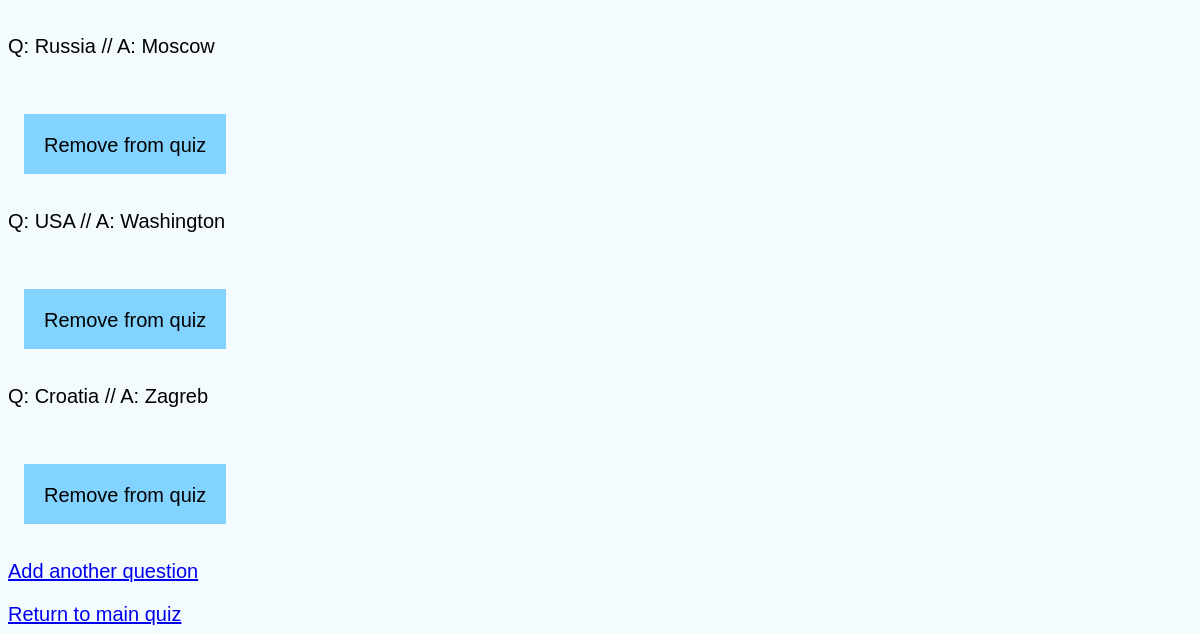
Page /success (lower part) on the earlier database version.
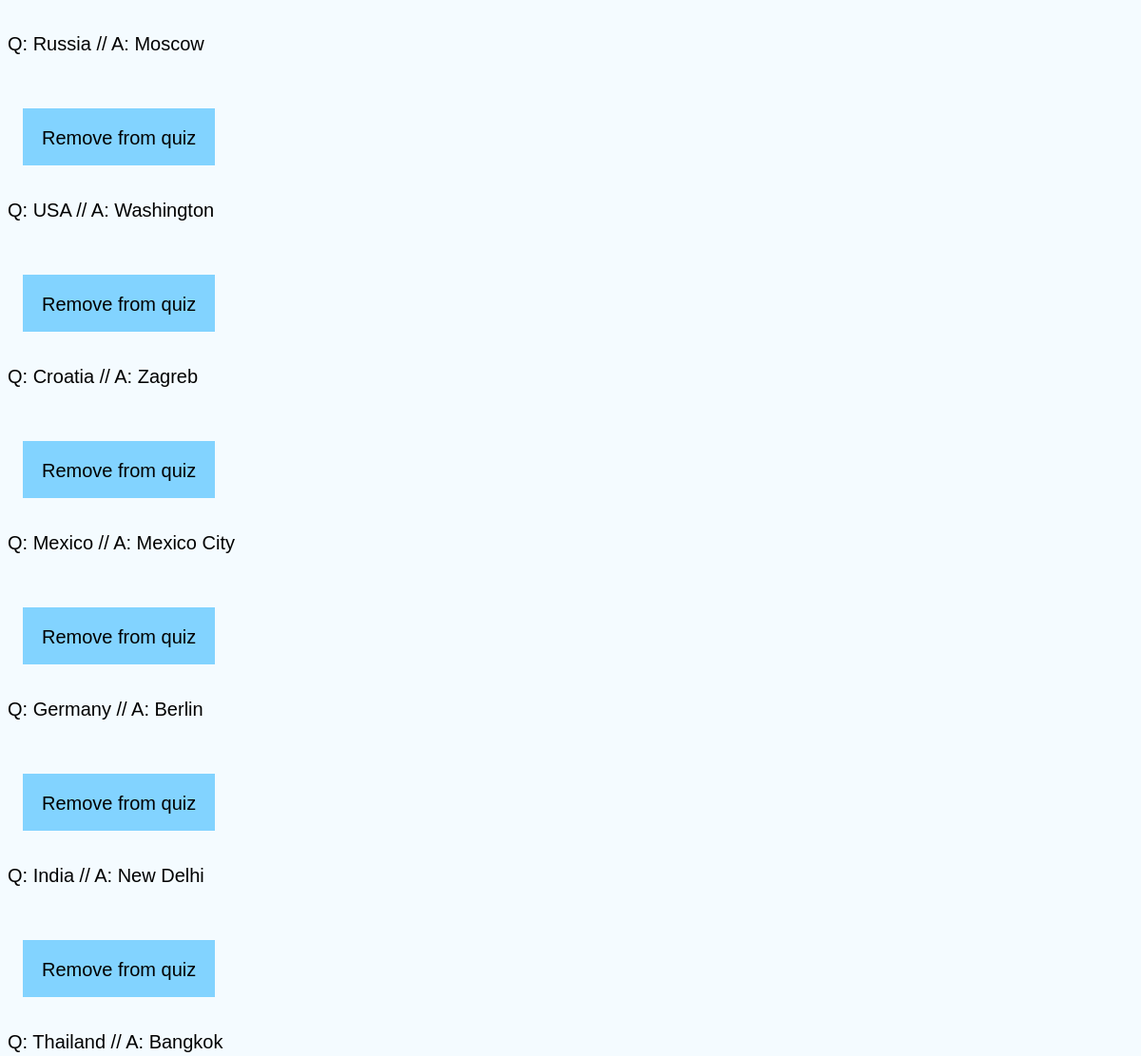
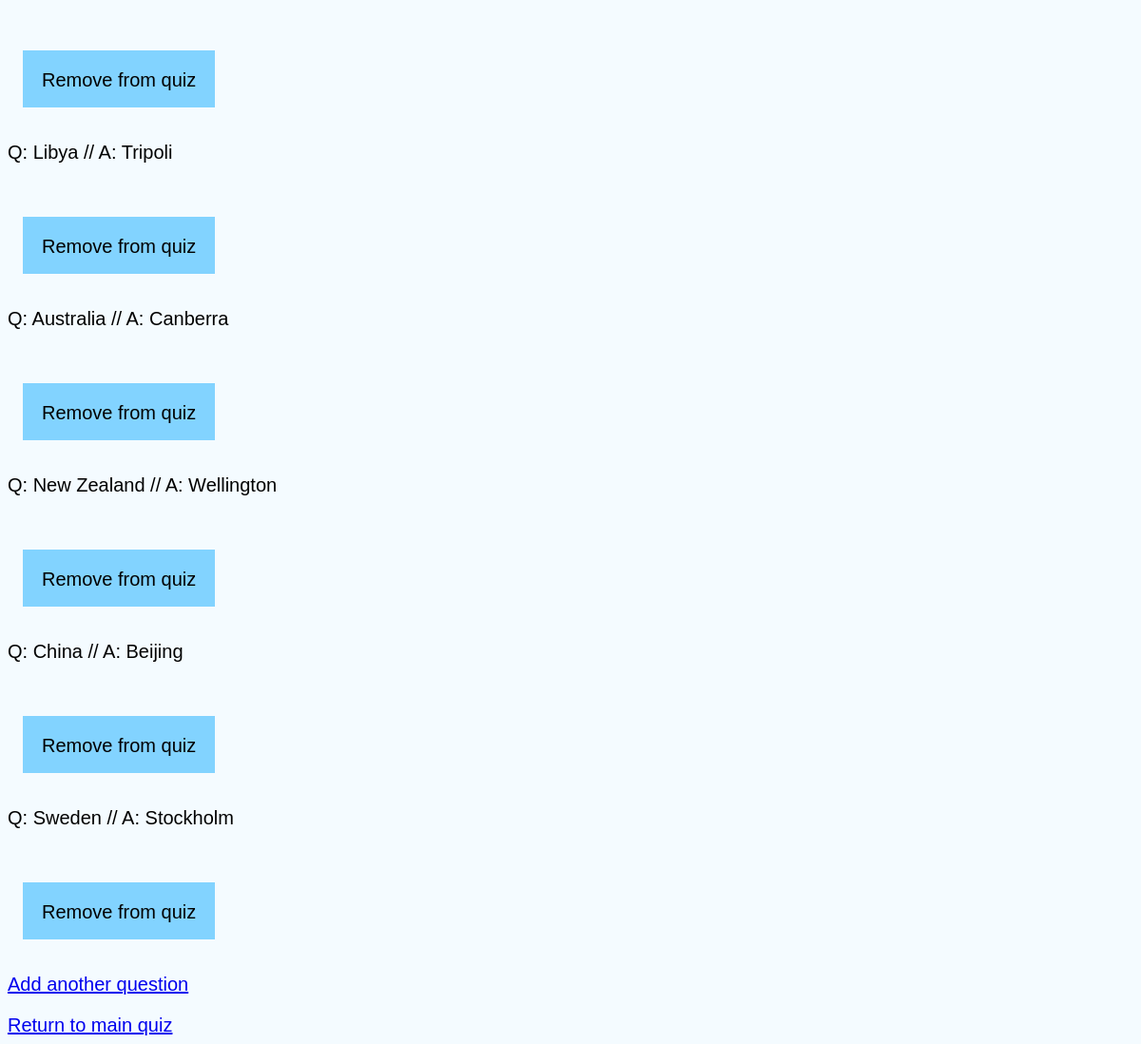
Same page on the later database version (2 pictures, top to bottom).
### app/models.py (models this page shows, shortened)
class Question(db.Model):
    id = db.Column(db.Integer, primary_key=True)
    question = db.Column(db.String(120), index=True, unique=False)
    answer = db.Column(db.String(120), index=True, unique=False)

### app/routes.py (the view)
@app.route("/success", methods=["GET"])
def success():
	questions = Question.query.all()
	return render_template("success.html", questions=questions)

### app/templates/success.html (shortened to what this page needs)
{% extends "base.html" %}
{% block body %}
	{% for question in questions %}
		<p>Q: {{ question.question }} // A: {{ question.answer }}</p>
		<form method="POST" action="./delete">
			<input type="submit" value="Remove from quiz">
		</form>
	{% endfor %}
	<p><a href="/edit">Add another question</a></p>
	<p><a href="/">Return to main quiz</a></p>
{% endblock %}

### app/templates/base.html (shortened to what this page needs)
<!DOCTYPE html>
<html>
<head>
	<link rel="stylesheet" href="{{ url_for('static', filename='css/main.css') }}"/>
</head>
<body>
	{% block body %}{% endblock %}
</body>
</html>

### app/static/css/main.css (style rules this page uses)
body { align-items: center; background-color: #F4FBFF; }
form { padding: 1em; }
p { font-family: Nunito, sans-serif; margin-bottom: 0px; font-size: 1.25em; }
input[type="submit"], textarea { background-color: #82D3FF; border: none; padding: 1em; height: 3em; margin-top: 2em; font-family: Nunito, sans-serif; font-size: 1.25em; }

Differences in the rows shown:
added Question: question "Mexico", answer "Mexico City"
added Question: question "Germany", answer "Berlin"
added Question: question "India", answer "New Delhi"
added Question: question "Thailand", answer "Bangkok"
added Question: question "Libya", answer "Tripoli"
added Question: question "Australia", answer "Canberra"
added Question: question "New Zealand", answer "Wellington"
added Question: question "China", answer "Beijing"
added Question: question "Sweden", answer "Stockholm"
